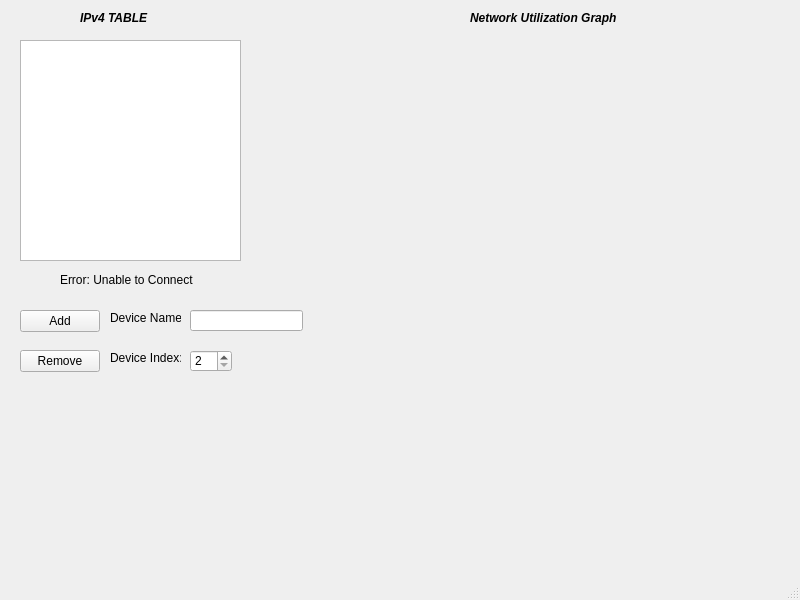
<?xml version="1.0" encoding="UTF-8"?>
<ui version="4.0">
 <class>NetworkMain</class>
 <widget class="QMainWindow" name="NetworkMain">
  <property name="geometry">
   <rect>
    <x>0</x>
    <y>0</y>
    <width>800</width>
    <height>600</height>
   </rect>
  </property>
  <property name="windowTitle">
   <string>MainWindow</string>
  </property>
  <property name="autoFillBackground">
   <bool>false</bool>
  </property>
  <widget class="QWidget" name="centralwidget">
   <widget class="QTableWidget" name="tableWidget">
    <property name="geometry">
     <rect>
      <x>20</x>
      <y>40</y>
      <width>221</width>
      <height>221</height>
     </rect>
    </property>
    <property name="frameShape">
     <enum>QFrame::StyledPanel</enum>
    </property>
    <property name="frameShadow">
     <enum>QFrame::Plain</enum>
    </property>
   </widget>
   <widget class="QPushButton" name="addDevButton">
    <property name="geometry">
     <rect>
      <x>20</x>
      <y>310</y>
      <width>80</width>
      <height>22</height>
     </rect>
    </property>
    <property name="text">
     <string>Add</string>
    </property>
   </widget>
   <widget class="QPushButton" name="removeDevButton">
    <property name="geometry">
     <rect>
      <x>20</x>
      <y>350</y>
      <width>80</width>
      <height>22</height>
     </rect>
    </property>
    <property name="text">
     <string>Remove</string>
    </property>
   </widget>
   <widget class="QLineEdit" name="devNameLine">
    <property name="geometry">
     <rect>
      <x>190</x>
      <y>310</y>
      <width>113</width>
      <height>21</height>
     </rect>
    </property>
   </widget>
   <widget class="QSpinBox" name="dev_spinBox">
    <property name="geometry">
     <rect>
      <x>190</x>
      <y>350</y>
      <width>42</width>
      <height>22</height>
     </rect>
    </property>
    <property name="minimum">
     <number>2</number>
    </property>
    <property name="maximum">
     <number>24</number>
    </property>
   </widget>
   <widget class="QLabel" name="label">
    <property name="geometry">
     <rect>
      <x>110</x>
      <y>310</y>
      <width>71</width>
      <height>16</height>
     </rect>
    </property>
    <property name="text">
     <string>Device Name: </string>
    </property>
   </widget>
   <widget class="QLabel" name="label_2">
    <property name="geometry">
     <rect>
      <x>110</x>
      <y>350</y>
      <width>71</width>
      <height>16</height>
     </rect>
    </property>
    <property name="text">
     <string>Device Index:</string>
    </property>
   </widget>
   <widget class="QLabel" name="label_3">
    <property name="geometry">
     <rect>
      <x>80</x>
      <y>10</y>
      <width>91</width>
      <height>16</height>
     </rect>
    </property>
    <property name="text">
     <string>&lt;html&gt;&lt;head/&gt;&lt;body&gt;&lt;p&gt;&lt;span style=&quot; font-weight:800; font-style:italic;&quot;&gt;IPv4 TABLE&lt;/span&gt;&lt;/p&gt;&lt;/body&gt;&lt;/html&gt;</string>
    </property>
    <property name="textFormat">
     <enum>Qt::AutoText</enum>
    </property>
   </widget>
   <widget class="QLabel" name="errorLabel">
    <property name="geometry">
     <rect>
      <x>60</x>
      <y>270</y>
      <width>171</width>
      <height>20</height>
     </rect>
    </property>
    <property name="text">
     <string>Error: Unable to Connect</string>
    </property>
   </widget>
   <widget class="QCustomPlot" name="plot" native="true">
    <property name="geometry">
     <rect>
      <x>300</x>
      <y>40</y>
      <width>491</width>
      <height>221</height>
     </rect>
    </property>
   </widget>
   <widget class="QLabel" name="label_4">
    <property name="geometry">
     <rect>
      <x>470</x>
      <y>10</y>
      <width>181</width>
      <height>16</height>
     </rect>
    </property>
    <property name="text">
     <string>&lt;html&gt;&lt;head/&gt;&lt;body&gt;&lt;p&gt;&lt;span style=&quot; font-weight:792; font-style:italic;&quot;&gt;Network Utilization Graph&lt;/span&gt;&lt;/p&gt;&lt;/body&gt;&lt;/html&gt;</string>
    </property>
    <property name="textFormat">
     <enum>Qt::AutoText</enum>
    </property>
   </widget>
  </widget>
  <widget class="QMenuBar" name="menubar">
   <property name="geometry">
    <rect>
     <x>0</x>
     <y>0</y>
     <width>800</width>
     <height>26</height>
    </rect>
   </property>
  </widget>
  <widget class="QStatusBar" name="statusbar"/>
 </widget>
 <customwidgets>
  <customwidget>
   <class>QCustomPlot</class>
   <extends>QWidget</extends>
   <header location="global">qcustomplot.h</header>
   <container>1</container>
  </customwidget>
 </customwidgets>
 <resources/>
 <connections/>
</ui>
